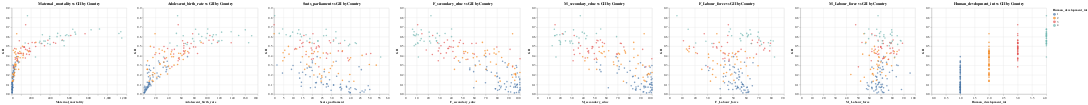

Notebook code cell kept with this figure:
### Code cell
charts = []

for column in df.columns[4:12]:
    chart = alt.Chart(df).mark_circle().encode(
        x=alt.X(column, title=column),
        y='GII',
        color='Human_development_int:N',
        tooltip=['Country', 'GII', column]
    ).properties(
        title=f'{column} vs GII by Country'
    )
    charts.append(chart)

final_chart = alt.hconcat(*charts)
final_chart

### Figure 1 — Vega-Lite specification as saved in the notebook (floating-point values rounded to 4 significant figures; data arrays with more than 128 entries replaced by an {"elided": "..."} marker saying what was removed)
{"config": {"view": {"continuousWidth": 400, "continuousHeight": 300}}, "hconcat": [{"mark": "circle", "encoding": {"color": {"field": "Human_development_int", "type": "nominal"}, "tooltip": [{"field": "Country", "type": "nominal"}, {"field": "GII", "type": "quantitative"}, {"field": "Maternal_mortality", "type": "quantitative"}], "x": {"field": "Maternal_mortality", "title": "Maternal_mortality", "type": "quantitative"}, "y": {"field": "GII", "type": "quantitative"}}, "title": "Maternal_mortality vs GII by Country"}, {"mark": "circle", "encoding": {"color": {"field": "Human_development_int", "type": "nominal"}, "tooltip": [{"field": "Country", "type": "nominal"}, {"field": "GII", "type": "quantitative"}, {"field": "Adolescent_birth_rate", "type": "quantitative"}], "x": {"field": "Adolescent_birth_rate", "title": "Adolescent_birth_rate", "type": "quantitative"}, "y": {"field": "GII", "type": "quantitative"}}, "title": "Adolescent_birth_rate vs GII by Country"}, {"mark": "circle", "encoding": {"color": {"field": "Human_development_int", "type": "nominal"}, "tooltip": [{"field": "Country", "type": "nominal"}, {"field": "GII", "type": "quantitative"}, {"field": "Seats_parliament", "type": "quantitative"}], "x": {"field": "Seats_parliament", "title": "Seats_parliament", "type": "quantitative"}, "y": {"field": "GII", "type": "quantitative"}}, "title": "Seats_parliament vs GII by Country"}, {"mark": "circle", "encoding": {"color": {"field": "Human_development_int", "type": "nominal"}, "tooltip": [{"field": "Country", "type": "nominal"}, {"field": "GII", "type": "quantitative"}, {"field": "F_secondary_educ", "type": "quantitative"}], "x": {"field": "F_secondary_educ", "title": "F_secondary_educ", "type": "quantitative"}, "y": {"field": "GII", "type": "quantitative"}}, "title": "F_secondary_educ vs GII by Country"}, {"mark": "circle", "encoding": {"color": {"field": "Human_development_int", "type": "nominal"}, "tooltip": [{"field": "Country", "type": "nominal"}, {"field": "GII", "type": "quantitative"}, {"field": "M_secondary_educ", "type": "quantitative"}], "x": {"field": "M_secondary_educ", "title": "M_secondary_educ", "type": "quantitative"}, "y": {"field": "GII", "type": "quantitative"}}, "title": "M_secondary_educ vs GII by Country"}, {"mark": "circle", "encoding": {"color": {"field": "Human_development_int", "type": "nominal"}, "tooltip": [{"field": "Country", "type": "nominal"}, {"field": "GII", "type": "quantitative"}, {"field": "F_Labour_force", "type": "quantitative"}], "x": {"field": "F_Labour_force", "title": "F_Labour_force", "type": "quantitative"}, "y": {"field": "GII", "type": "quantitative"}}, "title": "F_Labour_force vs GII by Country"}, {"mark": "circle", "encoding": {"color": {"field": "Human_development_int", "type": "nominal"}, "tooltip": [{"field": "Country", "type": "nominal"}, {"field": "GII", "type": "quantitative"}, {"field": "M_Labour_force", "type": "quantitative"}], "x": {"field": "M_Labour_force", "title": "M_Labour_force", "type": "quantitative"}, "y": {"field": "GII", "type": "quantitative"}}, "title": "M_Labour_force vs GII by Country"}, {"mark": "circle", "encoding": {"color": {"field": "Human_development_int", "type": "nominal"}, "tooltip": [{"field": "Country", "type": "nominal"}, {"field": "GII", "type": "quantitative"}, {"field": "Human_development_int", "type": "quantitative"}], "x": {"field": "Human_development_int", "title": "Human_development_int", "type": "quantitative"}, "y": {"field": "GII", "type": "quantitative"}}, "title": "Human_development_int vs GII by Country"}], "data": {"name": "data-0b4bbad8699543e58eadf1758584dc9a"}, "$schema": "https://vega.github.io/schema/vega-lite/v4.17.0.json", "datasets": {"data-0b4bbad8699543e58eadf1758584dc9a": {"elided": "170 records"}}}
